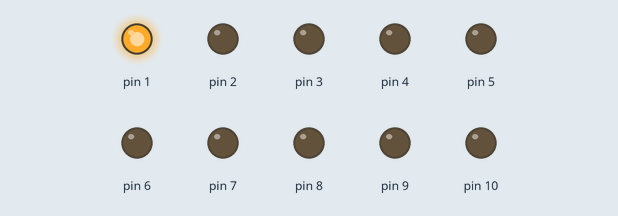
Simulated run of this sketch. Board: Arduino Uno, built with avr-gcc and run on an emulated ATmega328P. On the bench: output pins drawn as LEDs (lit = HIGH).

Above: at 0.5 s.
At 2.5 s:
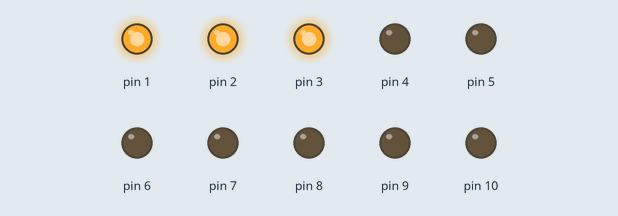
At 5.5 s:
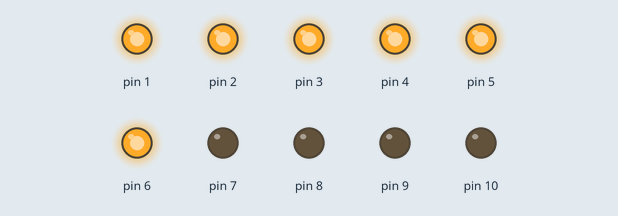
At 12.5 s:
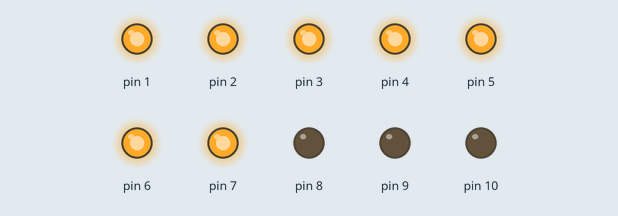
At 17.5 s:
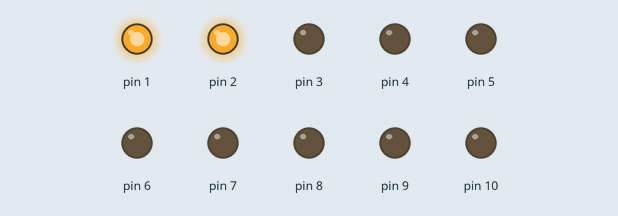
At 24.5 s:
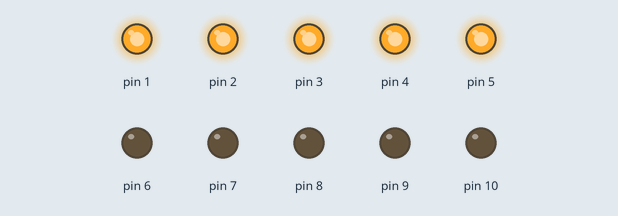
Timing chart, 0 to 26.0 s (numbered marks = the images above):
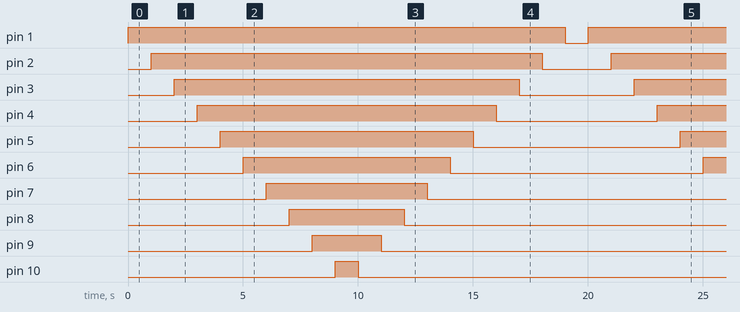

The sketch:

Ex2.ino
```cpp
// Atividade 02 - Exercício 2
// Acende os LEDs dos pinos 1 a 10 em sequência e depois os apaga na ordem inversa.

const int PRIMEIRO_LED = 1;
const int ULTIMO_LED = 10;
const unsigned long INTERVALO_MS = 1000;

void setup() {
  for (int pino = PRIMEIRO_LED; pino <= ULTIMO_LED; pino++) {
    pinMode(pino, OUTPUT);
  }
}

void loop() {
  for (int pino = PRIMEIRO_LED; pino <= ULTIMO_LED; pino++) {
    digitalWrite(pino, HIGH);
    delay(INTERVALO_MS);
  }

  for (int pino = ULTIMO_LED; pino >= PRIMEIRO_LED; pino--) {
    digitalWrite(pino, LOW);
    delay(INTERVALO_MS);
  }
}
```

Measured:
- by itself, pin 1: alternates HIGH for 19.0 s and LOW for 1.0 s
- by itself, pin 2: alternates HIGH for 17.0 s and LOW for 3.0 s
- by itself, pin 3: alternates HIGH for 15.0 s and LOW for 5.0 s
- by itself, pin 4: alternates HIGH for 13.0 s and LOW for 7.0 s
- by itself, pin 5: alternates HIGH for 11.0 s and LOW for 9.0 s
- by itself, pin 6: alternates HIGH for 9.0 s and LOW for 11.0 s
- by itself, pin 7: alternates HIGH for 7.0 s and LOW for 13.0 s
- by itself, pin 8: alternates HIGH for 5.0 s and LOW for 15.0 s
